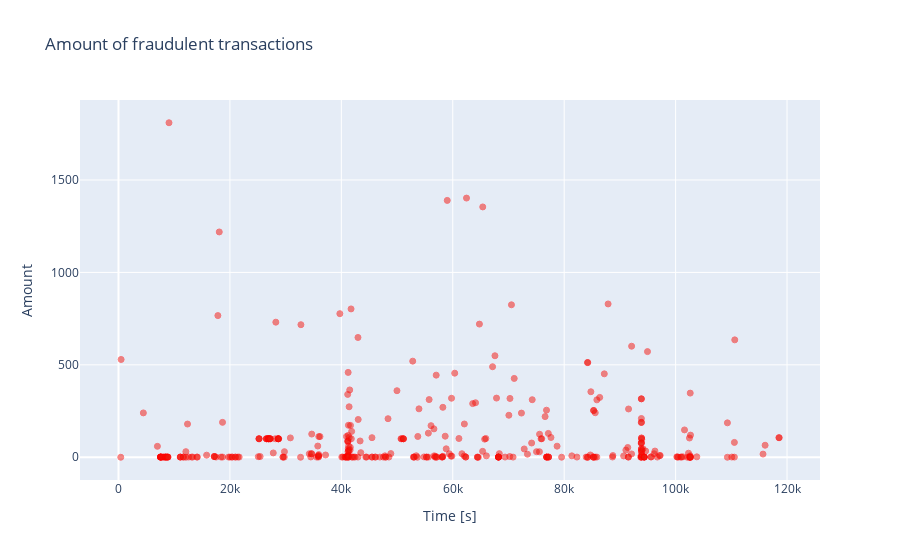

The notebook cell saved with this chart:
### Code cell
fraud = c.loc[c['Class'] == 1]

trace = go.Scatter(
    x = fraud['Time'],y = fraud['Amount'],
    name="Amount",
     marker=dict(
                color='rgb(238,23,11)',
                line=dict(
                    color='red',
                    width=1),
                opacity=0.5,
            ),
    text= fraud['Amount'],
    mode = "markers"
)
data = [trace]
layout = dict(title = 'Amount of fraudulent transactions',
          xaxis = dict(title = 'Time [s]', showticklabels=True), 
          yaxis = dict(title = 'Amount'),
          hovermode='closest'
         )
fig = dict(data=data, layout=layout)
iplot(fig, filename='fraud-amount')

### Figure 1 — Plotly figure (JSON) as saved in the notebook; plotly's stock layout.template omitted (floating-point values rounded to 4 significant figures; data arrays with more than 128 entries replaced by an {"elided": "..."} marker saying what was removed)
{"data": [{"name": "Amount", "text": {"elided": "360 float values"}, "y": {"elided": "360 float values"}, "mode": "markers", "marker": {"color": "rgb(238,23,11)", "opacity": 0.5, "line": {"color": "red", "width": 1}}, "x": {"elided": "360 int values"}, "type": "scatter"}], "layout": {"hovermode": "closest", "yaxis": {"title": {"text": "Amount"}}, "xaxis": {"showticklabels": true, "title": {"text": "Time [s]"}}, "title": {"text": "Amount of fraudulent transactions"}}}
